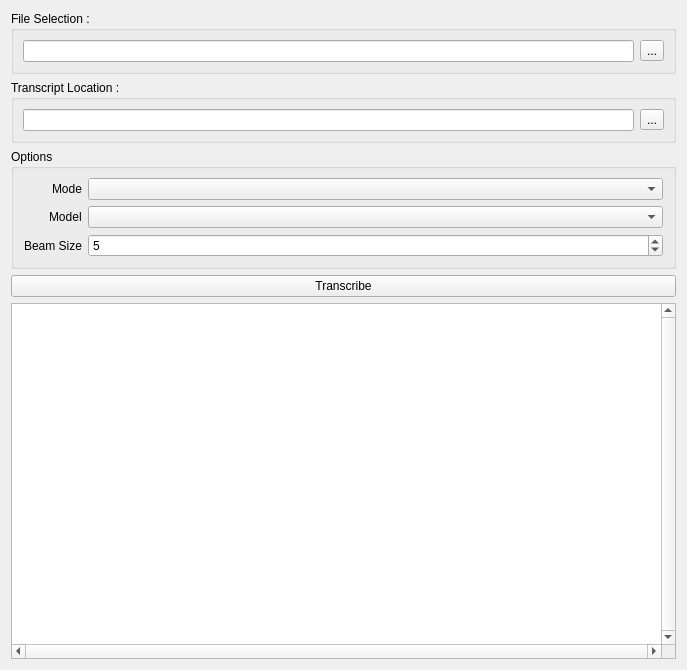
<?xml version="1.0" encoding="UTF-8"?>
<ui version="4.0">
 <class>Form</class>
 <widget class="QWidget" name="Form">
  <property name="geometry">
   <rect>
    <x>0</x>
    <y>0</y>
    <width>687</width>
    <height>670</height>
   </rect>
  </property>
  <property name="windowTitle">
   <string>Form</string>
  </property>
  <layout class="QVBoxLayout" name="verticalLayout_3">
   <item>
    <widget class="QGroupBox" name="groupBox">
     <property name="title">
      <string>File Selection :</string>
     </property>
     <layout class="QVBoxLayout" name="verticalLayout">
      <item>
       <layout class="QHBoxLayout" name="horizontalLayout">
        <item>
         <widget class="QLineEdit" name="audio_file_path"/>
        </item>
        <item>
         <widget class="QToolButton" name="file_button">
          <property name="text">
           <string>...</string>
          </property>
         </widget>
        </item>
       </layout>
      </item>
     </layout>
    </widget>
   </item>
   <item>
    <widget class="QGroupBox" name="groupBox_2">
     <property name="title">
      <string>Transcript Location :</string>
     </property>
     <layout class="QVBoxLayout" name="verticalLayout_2">
      <item>
       <layout class="QHBoxLayout" name="horizontalLayout_2">
        <item>
         <widget class="QLineEdit" name="trans_text"/>
        </item>
        <item>
         <widget class="QToolButton" name="trans_button">
          <property name="text">
           <string>...</string>
          </property>
         </widget>
        </item>
       </layout>
      </item>
     </layout>
    </widget>
   </item>
   <item>
    <widget class="QGroupBox" name="groupBox_3">
     <property name="sizePolicy">
      <sizepolicy hsizetype="Preferred" vsizetype="Maximum">
       <horstretch>0</horstretch>
       <verstretch>0</verstretch>
      </sizepolicy>
     </property>
     <property name="title">
      <string>Options</string>
     </property>
     <layout class="QFormLayout" name="formLayout_2">
      <property name="labelAlignment">
       <set>Qt::AlignRight|Qt::AlignTrailing|Qt::AlignVCenter</set>
      </property>
      <property name="leftMargin">
       <number>10</number>
      </property>
      <property name="rightMargin">
       <number>10</number>
      </property>
      <item row="1" column="0">
       <widget class="QLabel" name="label_4">
        <property name="text">
         <string>Model</string>
        </property>
       </widget>
      </item>
      <item row="1" column="1">
       <widget class="QComboBox" name="model_list"/>
      </item>
      <item row="2" column="0">
       <widget class="QLabel" name="label_5">
        <property name="text">
         <string>Beam Size</string>
        </property>
       </widget>
      </item>
      <item row="2" column="1">
       <widget class="QSpinBox" name="beam_size">
        <property name="value">
         <number>5</number>
        </property>
       </widget>
      </item>
      <item row="0" column="0">
       <widget class="QLabel" name="label_6">
        <property name="text">
         <string>Mode</string>
        </property>
       </widget>
      </item>
      <item row="0" column="1">
       <widget class="QComboBox" name="mode_list">
        <property name="enabled">
         <bool>true</bool>
        </property>
       </widget>
      </item>
     </layout>
    </widget>
   </item>
   <item>
    <layout class="QHBoxLayout" name="horizontalLayout_3">
     <item>
      <widget class="QPushButton" name="convert_button">
       <property name="text">
        <string>Transcribe</string>
       </property>
      </widget>
     </item>
    </layout>
   </item>
   <item>
    <widget class="QTextEdit" name="logs">
     <property name="styleSheet">
      <string notr="true">QTextEdit
{
	
	font: 8pt &quot;Verdana&quot;;
	margin-top:0px; margin-bottom:0px; margin-left:0px; margin-right:0px; -qt-block-indent:0; text-indent:0px

}
</string>
     </property>
     <property name="verticalScrollBarPolicy">
      <enum>Qt::ScrollBarAlwaysOn</enum>
     </property>
     <property name="horizontalScrollBarPolicy">
      <enum>Qt::ScrollBarAlwaysOn</enum>
     </property>
     <property name="lineWrapMode">
      <enum>QTextEdit::NoWrap</enum>
     </property>
     <property name="readOnly">
      <bool>true</bool>
     </property>
     <property name="html">
      <string>&lt;!DOCTYPE HTML PUBLIC &quot;-//W3C//DTD HTML 4.0//EN&quot; &quot;http://www.w3.org/TR/REC-html40/strict.dtd&quot;&gt;
&lt;html&gt;&lt;head&gt;&lt;meta name=&quot;qrichtext&quot; content=&quot;1&quot; /&gt;&lt;style type=&quot;text/css&quot;&gt;
p, li { white-space: pre-wrap; }
&lt;/style&gt;&lt;/head&gt;&lt;body style=&quot; font-family:'Verdana'; font-size:8pt; font-weight:400; font-style:normal;&quot;&gt;
&lt;p style=&quot;-qt-paragraph-type:empty; margin-top:0px; margin-bottom:0px; margin-left:0px; margin-right:0px; -qt-block-indent:0; text-indent:0px;&quot;&gt;&lt;br /&gt;&lt;/p&gt;&lt;/body&gt;&lt;/html&gt;</string>
     </property>
    </widget>
   </item>
  </layout>
 </widget>
 <resources/>
 <connections/>
</ui>
